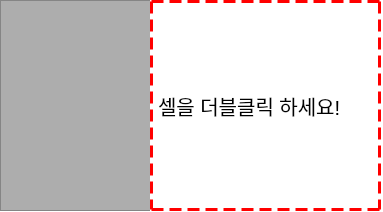
<?xml version="1.0" encoding="UTF-8"?>
<ui version="4.0">
 <class>Form</class>
 <widget class="QWidget" name="Form">
  <property name="geometry">
   <rect>
    <x>0</x>
    <y>0</y>
    <width>383</width>
    <height>212</height>
   </rect>
  </property>
  <property name="windowTitle">
   <string>Form</string>
  </property>
  <property name="styleSheet">
   <string notr="true">background:rgb(255, 255, 255);</string>
  </property>
  <widget class="QTableWidget" name="tableWidget">
   <property name="geometry">
    <rect>
     <x>0</x>
     <y>0</y>
     <width>151</width>
     <height>211</height>
    </rect>
   </property>
   <property name="styleSheet">
    <string notr="true">background:rgb(173, 173, 173)</string>
   </property>
  </widget>
  <widget class="QLabel" name="label">
   <property name="geometry">
    <rect>
     <x>150</x>
     <y>0</y>
     <width>231</width>
     <height>211</height>
    </rect>
   </property>
   <property name="styleSheet">
    <string notr="true">border: 3px dashed rgb(255, 0, 0);
font : 15pt ;
color : black;
</string>
   </property>
   <property name="text">
    <string>셀을 더블클릭 하세요!</string>
   </property>
  </widget>
 </widget>
 <resources/>
 <connections/>
</ui>
